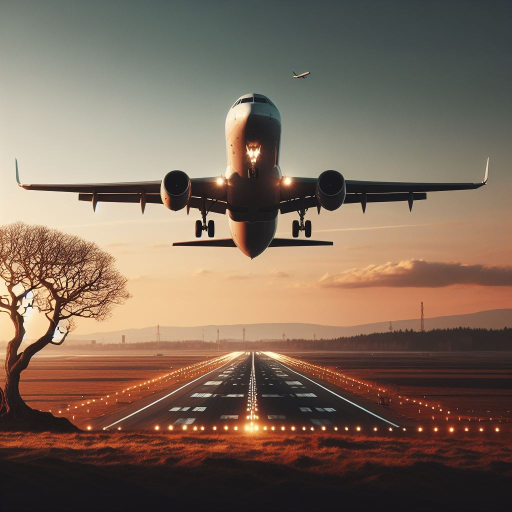
#> input picture Aviao.jpeg, 1024 x 1024 px, found by its file name (shown at 1/2 size); its folder holds 5 pictures in this run
$ python processamento_aviao_satelite.py
#> lines starting #> are read from the running program, lines starting #| are printed output that depends on the picture; after the words box and inside, x2 and y2 are one past the last pixel; in counts of white or black regions, pixels touching at a corner belong together
# Processamento de Imagem - AVIAO.jpeg e SATELITE.jpeg
# pip install opencv-python matplotlib numpy

import numpy as np
import cv2
import matplotlib.pyplot as plt
import math

def processar_imagem(nome_arquivo, titulo_principal):
    # Carregando a imagem
#> called with nome_arquivo = 'AVIAO.jpeg', titulo_principal = 'Avião'
    img = cv2.imread(nome_arquivo)
#> img is the input picture: shape (1024, 1024, 3); mean B, G, R 89.9, 105.5, 125.4

    # Convertendo para RGB (OpenCV carrega em BGR)
    img_rgb = cv2.cvtColor(img, cv2.COLOR_BGR2RGB)

    # Aplicando blur para redução de ruído
    img_blur = cv2.blur(img_rgb, (5, 5))

    # Convertendo para escala de cinza
    img_gray = cv2.cvtColor(img_blur, cv2.COLOR_RGB2GRAY)
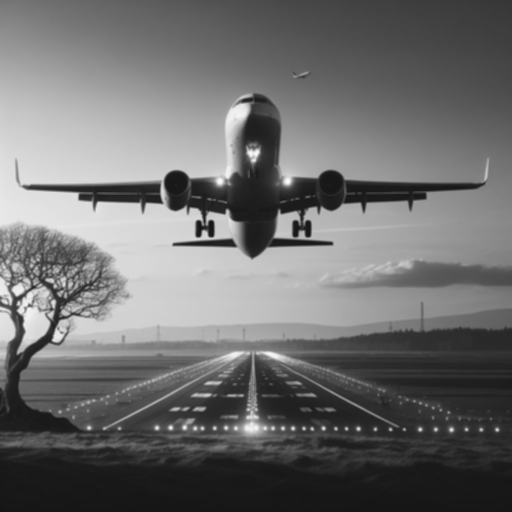
#> img_gray: shape (1024, 1024) (shown at 1/2 size); min 20, max 251, mean 109.7

    # Binarização da imagem
    a = img_gray.max()
#> a = 251
    _, img_thresh = cv2.threshold(img_gray, a/2+30, a, cv2.THRESH_BINARY_INV)
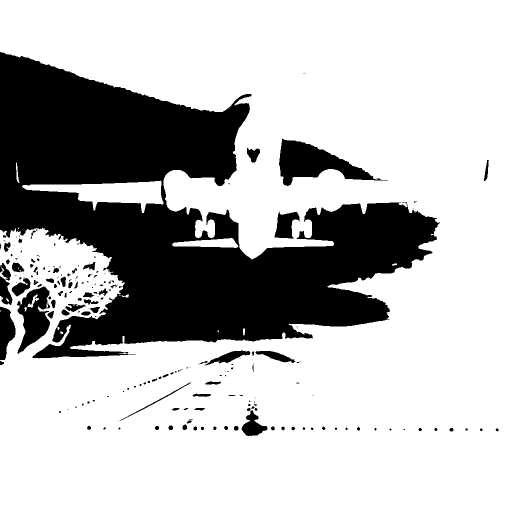
#> img_thresh: shape (1024, 1024) (shown at 1/2 size); values 0 (black) and 251 (white), 73.1% white; 204 black regions (117 under 20 px), largest, box (x1, y1, x2, y2) and area: (0, 104, 880, 717) 252104, (558, 277, 776, 372) 8687, (34, 573, 100, 708) 5037

    # Definindo kernel para operações morfológicas
    kernel = np.ones((7, 7), np.uint8)

    # Aplicando operações morfológicas
    img_dilate = cv2.dilate(img_thresh, kernel, iterations=1)
#> img_dilate: shape (1024, 1024); values 0 (black) and 251 (white), 76.5% white; 38 black regions (20 under 20 px), largest, box (x1, y1, x2, y2) and area: (0, 108, 872, 713) 229164, (562, 283, 742, 368) 6827, (40, 577, 97, 700) 3042
    img_erode = cv2.erode(img_thresh, kernel, iterations=1)
#> img_erode: shape (1024, 1024); values 0 (black) and 251 (white), 68.5% white; 68 black regions, largest, box (x1, y1, x2, y2) and area: (0, 101, 883, 733) 296152, (555, 274, 779, 375) 10768, (393, 698, 604, 756) 4094
    img_open = cv2.morphologyEx(img_thresh, cv2.MORPH_OPEN, kernel)
#> img_open: shape (1024, 1024); values 0 (black) and 251 (white), 72.6% white; 99 black regions (50 under 20 px), largest, box (x1, y1, x2, y2) and area: (0, 104, 880, 717) 259144, (0, 516, 111, 708) 9095, (558, 277, 776, 372) 8710
    img_close = cv2.morphologyEx(img_thresh, cv2.MORPH_CLOSE, kernel)
#> img_close: shape (1024, 1024); values 0 (black) and 251 (white), 73.9% white; 35 black regions, largest, box (x1, y1, x2, y2) and area: (0, 105, 875, 716) 247007, (559, 280, 745, 371) 8597, (37, 574, 100, 703) 4840

    # Detecção de bordas com Canny
    edges = cv2.Canny(image=img_gray, threshold1=a/2, threshold2=a/2)
#> edges: shape (1024, 1024); 1.8% white in thin lines or dots, all inside (x1, y1, x2, y2) = (0, 143, 998, 900)

    # Encontrando contornos
    contours, _ = cv2.findContours(
        image=img_close,
        mode=cv2.RETR_TREE,
        method=cv2.CHAIN_APPROX_SIMPLE
    )
#> contours = 39 contours, 2 with area under 20; largest, box (x1, y1, x2, y2) and area: (0, 0, 1024, 1024) 794164, (558, 279, 746, 372) 8840, (36, 573, 101, 704) 5261, (412, 424, 478, 485) 2496, (549, 424, 599, 478) 1750

    # Ordenando contornos por área (do maior para o menor)
    contours = sorted(contours, key=cv2.contourArea, reverse=True)

    # Desenhando contornos na imagem original
    img_contours = img_rgb.copy()
    final = cv2.drawContours(img_contours, contours, contourIdx=-1, color=(255, 0, 0), thickness=2)
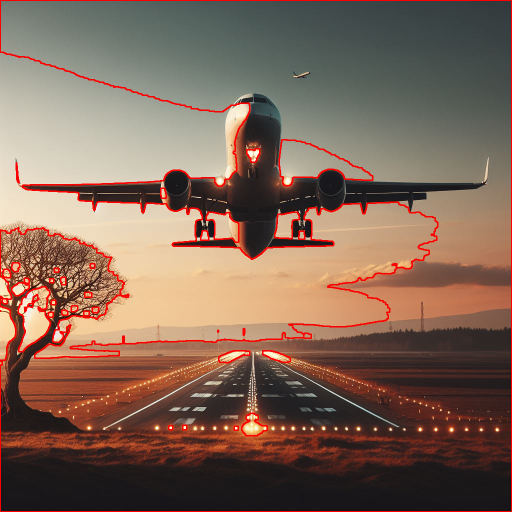
#> final: shape (1024, 1024, 3) (shown at 1/2 size); mean R, G, B 128.6, 101.4, 86.6

    # Preparando imagens para visualização
    imagens_intermediarias = [
        img_rgb, img_blur, img_gray, img_thresh,
        img_dilate, img_erode, img_open, img_close, edges, final
    ]

    titulos = [
        'Original RGB', 'Blur', 'Escala de Cinza', 'Limiarização',
        'Dilatação', 'Erosão', 'Abertura', 'Fechamento', 'Bordas Canny', 'Contornos'
    ]

    # Plotando imagens intermediárias
    formatoX = math.ceil(len(imagens_intermediarias) ** 0.5)
#> formatoX = 4
    if (formatoX**2 - len(imagens_intermediarias)) > formatoX:
        formatoY = formatoX - 1
#> formatoY = 3
    else:
        formatoY = formatoX

    plt.figure(figsize=(15, 10))
    for i in range(len(imagens_intermediarias)):
        plt.subplot(formatoY, formatoX, i + 1)
        if i == 0 or i == 1 or i == 9:  # Imagens coloridas
            plt.imshow(imagens_intermediarias[i])
        else:  # Imagens em escala de cinza
            plt.imshow(imagens_intermediarias[i], 'gray')
        plt.title(titulos[i])
        plt.xticks([]), plt.yticks([])
#> this loop made 10 passes

    plt.tight_layout()
    plt.savefig(f'{nome_arquivo.split(".")[0]}_intermediarias.png')
    plt.show()

    # Destacando a imagem final em tamanho grande
    plt.figure(figsize=(12, 10))
    plt.imshow(final)
    plt.title(f'Resultado Final - {titulo_principal} com Contornos', fontsize=16)
    plt.xticks([]), plt.yticks([])
    plt.tight_layout()
    plt.savefig(f'{nome_arquivo.split(".")[0]}_final.png')
    plt.show()

    print(f"Processamento da imagem {nome_arquivo} concluído!")
    print(f"Imagens salvas: {nome_arquivo.split('.')[0]}_intermediarias.png e {nome_arquivo.split('.')[0]}_final.png")

    return final

# Processando as imagens
print("Iniciando processamento das imagens...")

# Processando a imagem do avião
final_aviao = processar_imagem('AVIAO.jpeg', 'Avião')

# Processando a imagem do satélite
final_satelite = processar_imagem('SATELITE.jpeg', 'Satélite')
#> call 2 of processar_imagem, with nome_arquivo = 'SATELITE.jpeg', titulo_principal = 'Satélite'
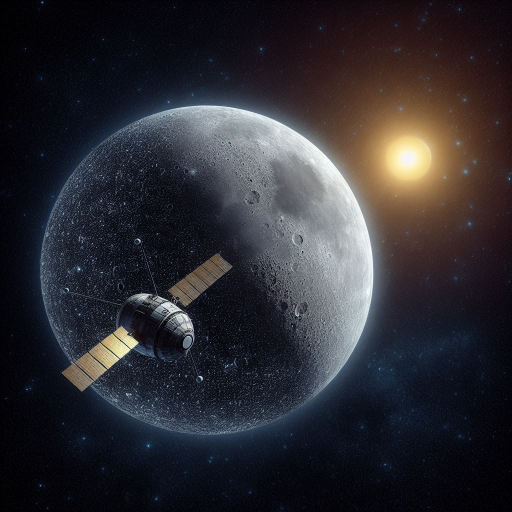
#> input picture Satelite.jpeg, 1024 x 1024 px, found by its file name (shown at 1/2 size)
#> in processar_imagem, img is the input picture: shape (1024, 1024, 3); mean B, G, R 49.8, 44.2, 45.6
#> in processar_imagem (call 2), `img_gray = cv2.cvtColor(img_blur, cv2.COLOR_RGB2GRAY)`:
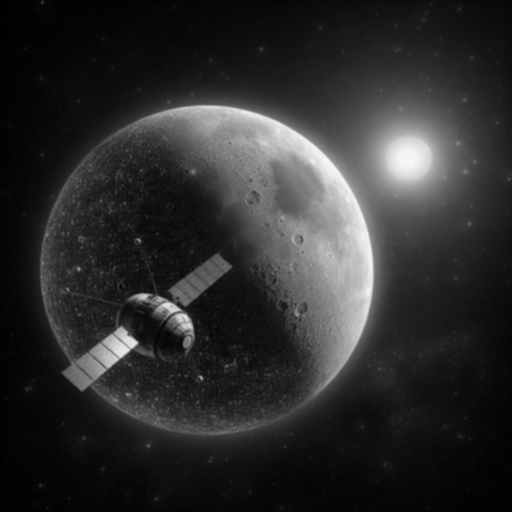
#> img_gray: shape (1024, 1024) (shown at 1/2 size); min 0, max 248, mean 45.3
#> in processar_imagem (call 2), `a = img_gray.max()`: a = 248
#> in processar_imagem (call 2), `_, img_thresh = cv2.threshold(img_gray, a/2+30, a, cv2.THRESH_BINARY_I..`: img_thresh: shape (1024, 1024); values 0 (black) and 248 (white), 94.2% white; 64 black regions (54 under 20 px), largest, box (x1, y1, x2, y2) and area: (312, 211, 748, 749) 43931, (754, 258, 876, 378) 11579, (194, 655, 276, 736) 3233
#> in processar_imagem (call 2), `img_dilate = cv2.dilate(img_thresh, kernel, iterations=1)`: img_dilate: shape (1024, 1024); values 0 (black) and 248 (white), 95.4% white; 10 black regions (3 under 20 px), largest, box (x1, y1, x2, y2) and area: (347, 214, 745, 726) 35641, (758, 261, 873, 374) 10150, (211, 660, 270, 713) 1174
#> in processar_imagem (call 2), `img_erode = cv2.erode(img_thresh, kernel, iterations=1)`: img_erode: shape (1024, 1024); values 0 (black) and 248 (white), 92.8% white; 10 black regions, largest, box (x1, y1, x2, y2) and area: (306, 208, 751, 767) 53933, (751, 255, 879, 381) 13079, (191, 652, 279, 752) 4873
#> in processar_imagem (call 2), `img_open = cv2.morphologyEx(img_thresh, cv2.MORPH_OPEN, kernel)`: img_open: shape (1024, 1024); values 0 (black) and 248 (white), 94% white; 26 black regions (20 under 20 px), largest, box (x1, y1, x2, y2) and area: (312, 211, 748, 749) 45414, (754, 258, 876, 378) 11591, (194, 655, 276, 749) 3739, (314, 594, 385, 660) 1510, (272, 588, 297, 600) 193, (583, 469, 591, 489) 80
#> in processar_imagem (call 2), `img_close = cv2.morphologyEx(img_thresh, cv2.MORPH_CLOSE, kernel)`: img_close: shape (1024, 1024); values 0 (black) and 248 (white), 94.4% white; 7 black regions, largest, box (x1, y1, x2, y2) and area: (337, 211, 748, 729) 42388, (755, 258, 876, 377) 11560, (196, 657, 273, 734) 3131
#> in processar_imagem (call 2), `edges = cv2.Canny(image=img_gray, threshold1=a/2, threshold2=a/2)`:
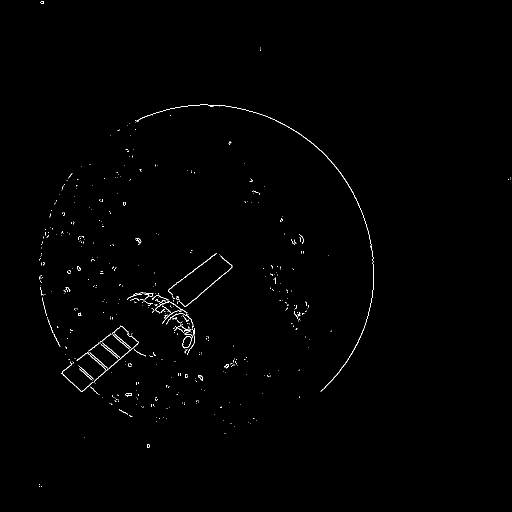
#> edges: shape (1024, 1024) (shown at 1/2 size); 0.5% white in thin lines or dots, all inside (x1, y1, x2, y2) = (78, 2, 1022, 974)
#> in processar_imagem (call 2), `contours, _ = cv2.findContours( image=img_close, mode=cv2.RETR_TREE, m..`: contours = 11 contours, 2 with area under 20; largest, box (x1, y1, x2, y2) and area: (0, 0, 1024, 1024) 1046529, (336, 210, 749, 730) 43259, (754, 257, 877, 378) 11734, (207, 656, 274, 717) 2231, (195, 692, 236, 735) 1057
#> the loop in processar_imagem (call 2), `for i in range(len(imagens_intermediarias)):` made 10 passes

# Criando um relatório final com as três imagens processadas
plt.figure(figsize=(15, 5))

# Carregando a imagem final da girafa (assumindo que já foi processada)
final_girafa = cv2.imread('GIRAFA_final.png')
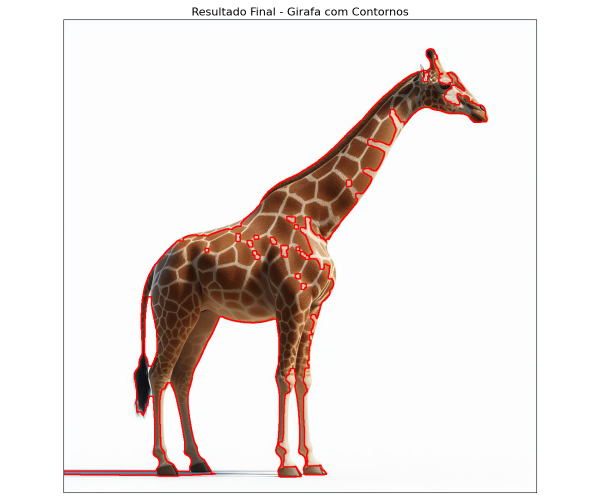
#> input picture GIRAFA_final.png, 1200 x 1000 px (shown at 1/2 size)
#> final_girafa is the input picture: shape (1000, 1200, 3); mean B, G, R 225.4, 228.3, 236.5
if final_girafa is not None:
    final_girafa = cv2.cvtColor(final_girafa, cv2.COLOR_BGR2RGB)
    plt.subplot(1, 3, 1)
    plt.imshow(final_girafa)
    plt.title('Girafa Processada')
    plt.xticks([]), plt.yticks([])

plt.subplot(1, 3, 2)
plt.imshow(final_aviao)
plt.title('Avião Processado')
plt.xticks([]), plt.yticks([])

plt.subplot(1, 3, 3)
plt.imshow(final_satelite)
plt.title('Satélite Processado')
plt.xticks([]), plt.yticks([])

plt.tight_layout()
plt.savefig('resultados_finais.png')
plt.show()

print("\nTodos os processamentos concluídos!")
print("Resumo das técnicas aplicadas:")
print("1. Conversão para RGB")
print("2. Aplicação de blur para redução de ruído")
print("3. Conversão para escala de cinza")
print("4. Binarização da imagem")
print("5. Operações morfológicas (dilatação, erosão, abertura, fechamento)")
print("6. Detecção de bordas com Canny")
print("7. Identificação e desenho de contornos")
print("\nLink para o código fonte: https://github.com/seu-usuario/visao-computacional-processamento")
